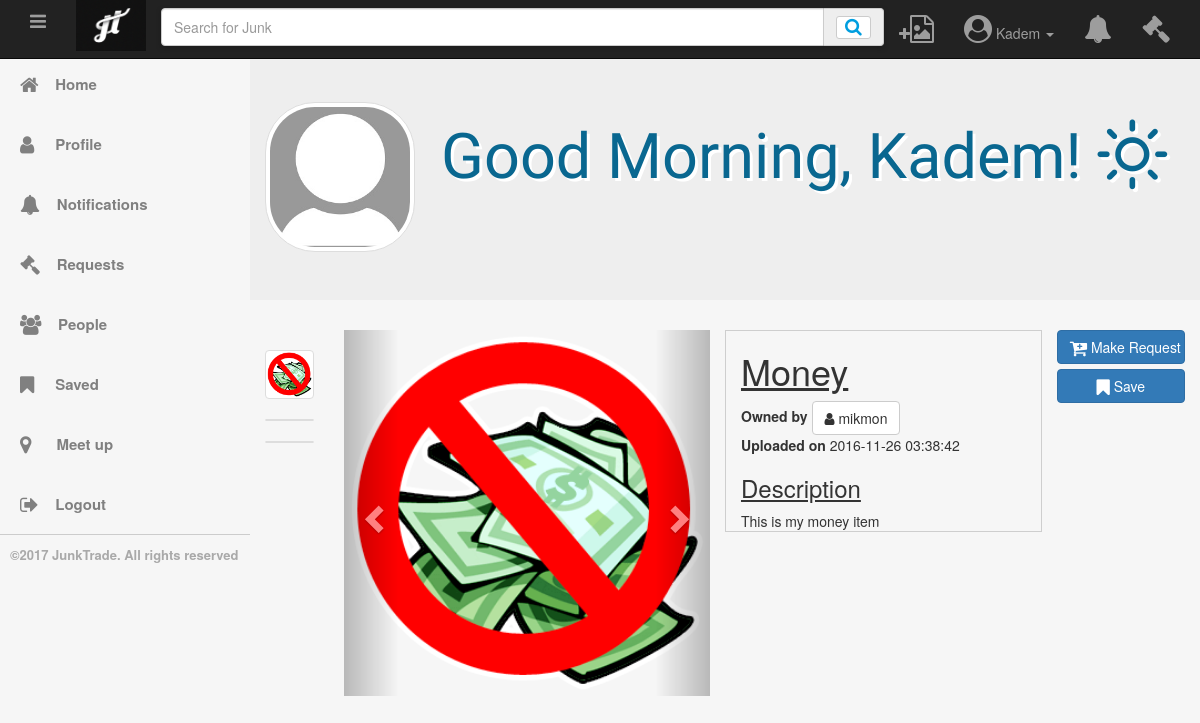
/templates/item.php?item=3 (signed in), run on the app's committed database.
### tables this page shows
CREATE TABLE `items` (
  `itemid` int(11) NOT NULL,
  `itemname` varchar(50) NOT NULL,
  `itemdescription` varchar(500) NOT NULL,
  `picture` varchar(1000) NOT NULL,
  `picture2` varchar(1000) NOT NULL,
  `picture3` varchar(1000) NOT NULL,
  `uploaddate` datetime NOT NULL DEFAULT CURRENT_TIMESTAMP,
  `userid` int(11) NOT NULL,
  `views` int(11) NOT NULL DEFAULT '0'
);

CREATE TABLE `users` (
  `id` int(11) NOT NULL,
  `username` varchar(30) NOT NULL,
  `firstname` varchar(50) NOT NULL,
  `lastname` varchar(50) NOT NULL,
  `email` varchar(100) NOT NULL,
  `password` varchar(100) NOT NULL,
  `sQuestion` varchar(100) NOT NULL,
  `sAnswer` varchar(100) NOT NULL,
  `profilepicture` varchar(1000) DEFAULT '../img/defaultPP.jpg'
);

### templates/item.php (the view, shortened to what this page needs)
<?php
include "../lib.php";
include "base.php";
if(isset($_GET['item'])){
    $itemid = $_GET['item'];
	$itemDetails = getItem($itemid);
    $itemId = $itemDetails['itemid'];
	$username = getUsername($itemDetails['userid']);
    $savedItem = checkItemSaved($itemId);
    $itemRequest = getItemRequestForCurrentUser($itemId);
    $itemImages = getItemImages($itemid);
}
?>
<div class ="container-fluid">
  <div class="row">
  <?php
    echo "<div class='col-lg-1'>
            <div id='slider-thumbs'>
                <ul class='hide-bullets'>
                    <li>
                        <a class='thumbnail' id='carousel-selector-0'>
                            <img src=\"" . $itemImages['picture'] . "\">
                        </a>
                    </li>
                    <li>
                        <a class='thumbnail' id='carousel-selector-1'>
                            <img src=\"" . $itemImages['picture2'] . "\">
                        </a>
                    </li>
                    <li>
                        <a class='thumbnail' id='carousel-selector-2'>
                            <img src=\"" . $itemImages['picture3'] . "\">
                        </a>
                    </li>
                </ul>
           </div>
        </div>";
    echo "<div class='col-lg-5' id='slider'>
            <div class='row'>
                <div class='col-sm-12' id='carousel-bounding-box'>
                    <div class='carousel slide' id='myCarousel'>
                        <div class='carousel-inner'>
                            <div class='active item' data-slide-number='0'>
                                <img src=\"" . $itemImages['picture'] . "\"  style='width:100%; class='img-responsive img-thumbnail mx-auto'>
                            </div>
                            <div class='item' data-slide-number='1'>
                                <img src=\"" . $itemImages['picture'] . "\">
                            </div>
                            <div class='item' data-slide-number='2'>
                                <img src=\"" . $itemImages['picture'] . "\">
                            </div>
                        </div>
                        <a class='left carousel-control' href='#myCarousel' role='button' data-slide='prev'>
                            <span class='glyphicon glyphicon-chevron-left'></span>
                        </a>
                        <a class='right carousel-control' href='#myCarousel' role='button' data-slide='next'>
                            <span class='glyphicon glyphicon-chevron-right'></span>
                        </a>
                    </div>
                </div>
            </div>
        </div>";
  	echo "<div class='col-lg-4' style='border:1px solid #cecece;'>
        <h1><u>" . $itemDetails['itemname'] . "</u></h1>
  			<strong> Owned by </strong> <button type='button' class='btn btn-default' onclick=\"viewTraderProfile(".$itemDetails['userid'].")\"><i class='fa fa-user' aria-hidden='true'></i> " . $username['username'] . "</button>
        <p> <strong> Uploaded on </strong>" . $itemDetails['uploaddate'] . "</p>
  			<h3> <u> Description </u> </h3>" . $itemDetails['itemdescription'] . "</div>";
    echo "<div class='col-lg-2'>";
    if($itemRequest == null){
        echo "<button type='button' class='btn btn-primary btn-block' onclick=\"displayItemsForRequest(".$itemDetails['itemid'].")\" id='requestbtn'><i class='fa fa-cart-plus fa-lg' aria-hidden='true'></i> Make Request</button>";
    }
    if($savedItem == null || $savedItem['savedindicator'] == false){
      echo "<button type='button' class='btn btn-primary btn-block' onclick=\"addToSavedItems(".$itemDetails['itemid'].")\" id='requestbtn' data-toggle='tooltip' title='Click to Save Item' data-placement='bottom'><i class='fa fa-bookmark fa-lg' aria-hidden='true'></i> Save</button>";
    }
    else{
      echo "<button type='button' class='btn btn-success btn-block' onclick=\"removeSavedItem(".$savedItem['savedid'].")\" id='requestbtn' data-toggle='tooltip' title='Click to Unsave Item' data-placement='bottom'><i class='fa fa-check' aria-hidden='true'></i> Saved</button>";
    }
    echo "</div>";
  ?>
  </div>
</div>

### css/main.css (style rules this page uses)
html { height: 100%; box-sizing: border-box; }
*, *:before, *:after { box-sizing: inherit; }
body { background-color: #f6f6f6; position: relative; margin: 0; padding-bottom: 6rem; padding-top: 54px; min-height: 100%; font-family: "Helvetica Neue", Arial, sans-serif; }

### templates/item.php (style rules this page uses)
.hide-bullets { list-style:none; margin-left: -40px; margin-top:20px; }
.thumbnail { padding: 0; }
.carousel-inner>.item>img, .carousel-inner>.item>a>img { width: 100%; }

### data on the page
items: picture (picture), itemname "Money", uploaddate "2016-11-26 03:38:42", itemdescription "This is my money item"
users: username "mikmon"

### other printed values
$_SESSION['user'] "Kadem"
$_SESSION["user"] "Kadem"
